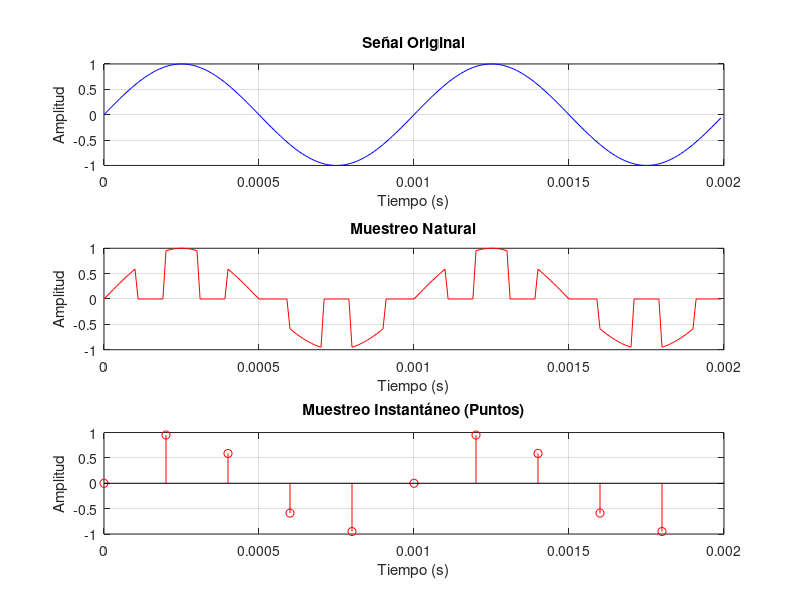
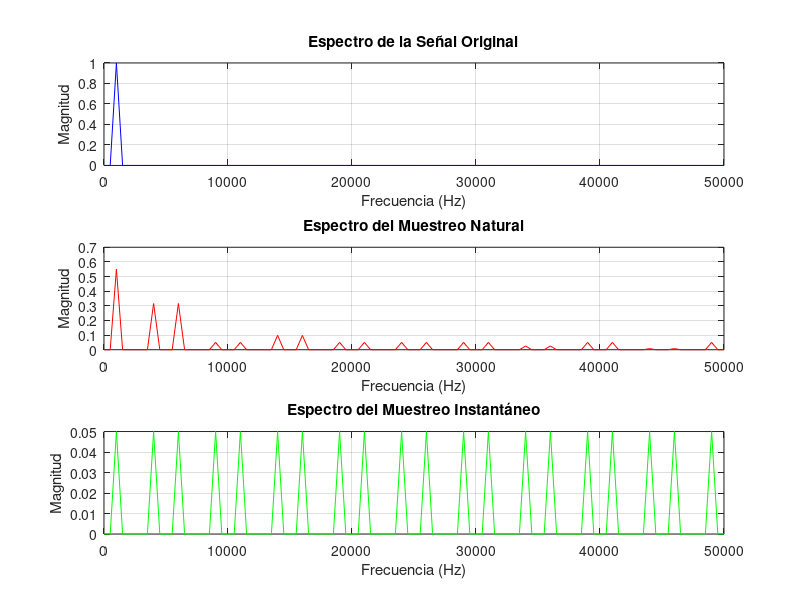
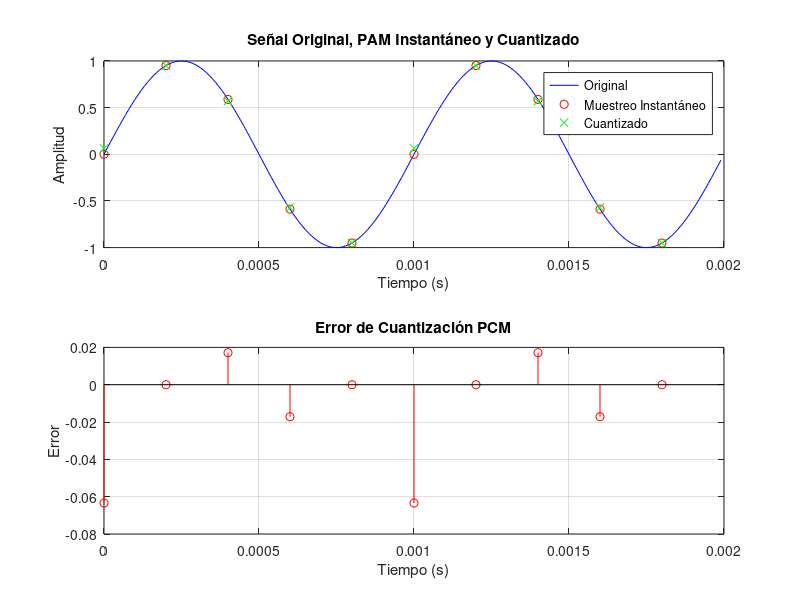

The MATLAB source for these figures, in order:
% -------------------- Parámetros de configuración --------------------
fm = 100000; % Frecuencia de muestreo (Hz)
tm = 1/fm; % Período de muestreo (s)
ls = 200; % Largo de la señal
f_c = 1000; % Frecuencia de la señal (Hz)
f_s = 5000; % Frecuencia de muestreo teórico (Hz)
t_s = 1/f_s; % Período de muestreo teórico (s)
tau = 0.5*t_s; % Duración del pulso (s)
d = tau/t_s; % Ciclo de trabajo
% -------------------- Vectores de tiempo y señal --------------------
t = (0:ls-1)*tm;
m_t = sin(2*pi*f_c*t);
% -------------------- Auxiliares --------------------
r = floor(t_s/tm);
s = floor(tau/tm);
% -------------------- Muestreo Natural --------------------
s_nat = zeros(1,length(t));
for i = 1:r:length(t)
    if i+s <= length(t)
        s_nat(i:i+s) = 1;
    else
        s_nat(i:end) = 1;
    end
end
m_t_nat = m_t .* s_nat;
% -------------------- Muestreo Instantáneo --------------------
m_t_inst = zeros(1, length(t));
indices_muestreo = 1:r:length(t);
m_t_inst(indices_muestreo) = m_t(indices_muestreo);
% -------------------- PCM (Modulación por Pulsos Codificados) --------------------
N = 4; % Número de bits por palabra PCM (configurable)
Nniveles = 2^N; % Cantidad de niveles de cuantización
m_min = min(m_t_inst);
m_max = max(m_t_inst);
% Cuantización uniforme
delta = (m_max - m_min) / (Nniveles - 1); % Paso de cuantización
m_t_cuant = round((m_t_inst - m_min) / delta) * delta + m_min; % Señal cuantizada
% Error de cuantización
e_cuant = m_t_inst - m_t_cuant;
% -------------------- FFT --------------------
L = length(t); % Número de muestras
frecuencia = (0:L/2) * (fm / L); % Frecuencia en Hz
% FFT de cada señal
T_m_t = fft(m_t);
T_m_t_nat = fft(m_t_nat);
T_m_t_inst = fft(m_t_inst);
% Cálculo del espectro unilateral
P2_m_t = abs(T_m_t/L);
P2_m_t_nat = abs(T_m_t_nat/L);
P2_m_t_inst = abs(T_m_t_inst/L);
P1_m_t = P2_m_t(1:L/2+1);
P1_m_t_nat = P2_m_t_nat(1:L/2+1);
P1_m_t_inst = P2_m_t_inst(1:L/2+1);
% Duplicar amplitudes de los componentes no DC
P1_m_t(2:end-1) = 2*P1_m_t(2:end-1);
P1_m_t_nat(2:end-1) = 2*P1_m_t_nat(2:end-1);
P1_m_t_inst(2:end-1) = 2*P1_m_t_inst(2:end-1);
% -------------------- GRÁFICAS --------------------
% Figura 1: Señales en el tiempo
figure;
subplot(3,1,1);
plot(t, m_t, 'b');
title('Señal Original');
xlabel('Tiempo (s)');
ylabel('Amplitud');
grid on;
subplot(3,1,2);
plot(t, m_t_nat, '-r');
title('Muestreo Natural');
xlabel('Tiempo (s)');
ylabel('Amplitud');
grid on;
subplot(3,1,3);
stem(t(indices_muestreo), m_t(indices_muestreo), 'or');
title('Muestreo Instantáneo (Puntos)');
xlabel('Tiempo (s)');
ylabel('Amplitud');
grid on;
% Figura 2: Transformadas de Fourier
figure;
subplot(3,1,1);
plot(frecuencia, P1_m_t, 'b');
title('Espectro de la Señal Original');
xlabel('Frecuencia (Hz)');
ylabel('Magnitud');
grid on;
subplot(3,1,2);
plot(frecuencia, P1_m_t_nat, '-r');
title('Espectro del Muestreo Natural');
xlabel('Frecuencia (Hz)');
ylabel('Magnitud');
grid on;
subplot(3,1,3);
plot(frecuencia, P1_m_t_inst, '-g');
title('Espectro del Muestreo Instantáneo');
xlabel('Frecuencia (Hz)');
ylabel('Magnitud');
grid on;
% Figura 3: PCM y cuantización
figure;
subplot(2,1,1);
plot(t, m_t, 'b', t(indices_muestreo), m_t_inst(indices_muestreo), 'or', t(indices_muestreo), m_t_cuant(indices_muestreo), 'xg');
title('Señal Original, PAM Instantáneo y Cuantizado');
legend('Original', 'Muestreo Instantáneo', 'Cuantizado');
xlabel('Tiempo (s)');
ylabel('Amplitud');
grid on;
subplot(2,1,2);
stem(t(indices_muestreo), e_cuant(indices_muestreo), 'r');
title('Error de Cuantización PCM');
xlabel('Tiempo (s)');
ylabel('Error');
grid on;